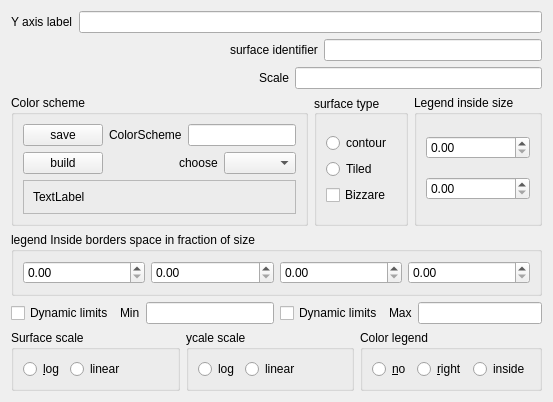
                <widget class="QWidget" name="surface">
                 <attribute name="icon">
                  <iconset resource="../Ressources.qrc">
                   <normaloff>:/Icons/Icons/pictured1.svg</normaloff>:/Icons/Icons/pictured1.svg</iconset>
                 </attribute>
                 <attribute name="title">
                  <string>Surface proprieties</string>
                 </attribute>
                 <layout class="QGridLayout" name="gridLayout_16">
                  <item row="0" column="0">
                   <layout class="QVBoxLayout" name="verticalLayout_20">
                    <item>
                     <layout class="QVBoxLayout" name="verticalLayout_19">
                      <item>
                       <layout class="QHBoxLayout" name="horizontalLayout_49">
                        <item>
                         <widget class="QLabel" name="label_9">
                          <property name="text">
                           <string>Y axis label</string>
                          </property>
                         </widget>
                        </item>
                        <item>
                         <widget class="QLineEdit" name="slabel"/>
                        </item>
                       </layout>
                      </item>
                      <item>
                       <layout class="QHBoxLayout" name="horizontalLayout_40">
                        <item>
                         <spacer name="horizontalSpacer_19">
                          <property name="orientation">
                           <enum>Qt::Horizontal</enum>
                          </property>
                          <property name="sizeHint" stdset="0">
                           <size>
                            <width>40</width>
                            <height>20</height>
                           </size>
                          </property>
                         </spacer>
                        </item>
                        <item>
                         <widget class="QLabel" name="label_36">
                          <property name="text">
                           <string>surface identifier</string>
                          </property>
                         </widget>
                        </item>
                        <item>
                         <widget class="QLineEdit" name="surfaceid"/>
                        </item>
                       </layout>
                      </item>
                      <item>
                       <layout class="QHBoxLayout" name="horizontalLayout_15">
                        <item>
                         <spacer name="horizontalSpacer_10">
                          <property name="orientation">
                           <enum>Qt::Horizontal</enum>
                          </property>
                          <property name="sizeHint" stdset="0">
                           <size>
                            <width>40</width>
                            <height>20</height>
                           </size>
                          </property>
                         </spacer>
                        </item>
                        <item>
                         <widget class="QLabel" name="label_32">
                          <property name="text">
                           <string>Scale</string>
                          </property>
                         </widget>
                        </item>
                        <item>
                         <widget class="QLineEdit" name="BananaScale"/>
                        </item>
                       </layout>
                      </item>
                     </layout>
                    </item>
                    <item>
                     <layout class="QGridLayout" name="gridLayout_13">
                      <item row="0" column="0">
                       <widget class="QGroupBox" name="Colorscheme">
                        <property name="toolTip">
                         <string>&lt;html&gt;&lt;head/&gt;&lt;body&gt;&lt;p align=&quot;justify&quot;&gt;Color scheme of the surface.&lt;/p&gt;&lt;p align=&quot;justify&quot;&gt;You can choose from several default schemes or you can build one of your ownn and then save it.&lt;/p&gt;&lt;/body&gt;&lt;/html&gt;</string>
                        </property>
                        <property name="title">
                         <string>Color scheme</string>
                        </property>
                        <layout class="QGridLayout" name="gridLayout_4">
                         <item row="0" column="0">
                          <layout class="QVBoxLayout" name="verticalLayout_2">
                           <item>
                            <layout class="QHBoxLayout" name="horizontalLayout_7">
                             <item>
                              <widget class="QPushButton" name="savescheme">
                               <property name="text">
                                <string>save</string>
                               </property>
                              </widget>
                             </item>
                             <item>
                              <widget class="QLabel" name="label_7">
                               <property name="text">
                                <string>ColorScheme</string>
                               </property>
                              </widget>
                             </item>
                             <item>
                              <widget class="QLineEdit" name="colorscheme">
                               <property name="readOnly">
                                <bool>true</bool>
                               </property>
                              </widget>
                             </item>
                            </layout>
                           </item>
                           <item>
                            <layout class="QHBoxLayout" name="horizontalLayout_11">
                             <item>
                              <widget class="QPushButton" name="setcolormanual">
                               <property name="text">
                                <string>build</string>
                               </property>
                              </widget>
                             </item>
                             <item>
                              <spacer name="horizontalSpacer_6">
                               <property name="orientation">
                                <enum>Qt::Horizontal</enum>
                               </property>
                               <property name="sizeHint" stdset="0">
                                <size>
                                 <width>40</width>
                                 <height>20</height>
                                </size>
                               </property>
                              </spacer>
                             </item>
                             <item>
                              <widget class="QLabel" name="label_8">
                               <property name="text">
                                <string>choose</string>
                               </property>
                              </widget>
                             </item>
                             <item>
                              <widget class="QComboBox" name="cpredefined">
                               <property name="iconSize">
                                <size>
                                 <width>89</width>
                                 <height>20</height>
                                </size>
                               </property>
                              </widget>
                             </item>
                            </layout>
                           </item>
                          </layout>
                         </item>
                         <item row="1" column="0">
                          <widget class="QFrame" name="colorpaletetest">
                           <property name="minimumSize">
                            <size>
                             <width>0</width>
                             <height>22</height>
                            </size>
                           </property>
                           <property name="frameShape">
                            <enum>QFrame::StyledPanel</enum>
                           </property>
                           <property name="frameShadow">
                            <enum>QFrame::Raised</enum>
                           </property>
                           <layout class="QGridLayout" name="gridLayout_18">
                            <item row="0" column="0">
                             <widget class="QLabel" name="lcolorpaletetest">
                              <property name="text">
                               <string>TextLabel</string>
                              </property>
                              <property name="scaledContents">
                               <bool>true</bool>
                              </property>
                             </widget>
                            </item>
                           </layout>
                          </widget>
                         </item>
                        </layout>
                       </widget>
                      </item>
                      <item row="0" column="1">
                       <widget class="QGroupBox" name="groupBox_5">
                        <property name="toolTip">
                         <string>&lt;html&gt;&lt;head/&gt;&lt;body&gt;&lt;p align=&quot;justify&quot;&gt;The default value for this is &lt;span style=&quot; font-weight:600;&quot;&gt;Tiled&lt;/span&gt;. That means the surface values are made by coloring a rectangle centered at the data node. To avoid situations when there is no data, and de default operation, would color a very wide rectangle, giving the idea of an uniform large period (&lt;span style=&quot; font-weight:600; font-style:italic;&quot;&gt;instead of missing data&lt;/span&gt;) no rectangle will be wider than 2 times the average period between two consecutive time measurements. The &lt;span style=&quot; font-weight:600; font-style:italic;&quot;&gt;smooth&lt;/span&gt; option is also a tiled one but the color are interpolated in a sub grid that puts ten additional nodes, in vertical and horizontal. The &lt;span style=&quot; font-weight:600;&quot;&gt;contour&lt;/span&gt; option, well it even smoother and gives drawings very nice to look at. It's surely the chosen option for a lot of publications, but well! We'll refrain to comment the inclusion of fine structure when in fact it has not been observed. &lt;/p&gt;&lt;/body&gt;&lt;/html&gt;</string>
                        </property>
                        <property name="title">
                         <string>surface type</string>
                        </property>
                        <property name="alignment">
                         <set>Qt::AlignLeading|Qt::AlignLeft|Qt::AlignVCenter</set>
                        </property>
                        <layout class="QGridLayout" name="gridLayout_15">
                         <item row="0" column="0">
                          <layout class="QVBoxLayout" name="verticalLayout_22">
                           <item>
                            <layout class="QVBoxLayout" name="verticalLayout">
                             <item>
                              <widget class="QRadioButton" name="contour">
                               <property name="text">
                                <string>contour</string>
                               </property>
                              </widget>
                             </item>
                             <item>
                              <widget class="QRadioButton" name="tiled">
                               <property name="text">
                                <string>Tiled</string>
                               </property>
                              </widget>
                             </item>
                            </layout>
                           </item>
                           <item>
                            <widget class="QCheckBox" name="Bizarre">
                             <property name="text">
                              <string>Bizzare</string>
                             </property>
                            </widget>
                           </item>
                          </layout>
                         </item>
                        </layout>
                       </widget>
                      </item>
                      <item row="0" column="2">
                       <widget class="QGroupBox" name="groupBox_11">
                        <property name="title">
                         <string>Legend inside size</string>
                        </property>
                        <layout class="QGridLayout" name="gridLayout_14">
                         <item row="0" column="0">
                          <widget class="QDoubleSpinBox" name="leginsidexsize">
                           <property name="toolTip">
                            <string>&lt;html&gt;&lt;head/&gt;&lt;body&gt;&lt;p align=&quot;justify&quot;&gt;As the inside legends are always in the right corner of the plot this value gives the fraction (0 up to 1.) of the horizontal space ocuppied by the color legend. &lt;/p&gt;&lt;/body&gt;&lt;/html&gt;</string>
                           </property>
                           <property name="maximum">
                            <double>1.000000000000000</double>
                           </property>
                           <property name="singleStep">
                            <double>0.100000000000000</double>
                           </property>
                          </widget>
                         </item>
                         <item row="1" column="0">
                          <widget class="QDoubleSpinBox" name="leginsideysize">
                           <property name="toolTip">
                            <string>&lt;html&gt;&lt;head/&gt;&lt;body&gt;&lt;p align=&quot;justify&quot;&gt;As the inside legends are always in the right corner of the plot this value gives the fraction (0 up to 1.) of the vertical space ocuppied by the color legend. &lt;/p&gt;&lt;/body&gt;&lt;/html&gt;</string>
                           </property>
                           <property name="maximum">
                            <double>1.000000000000000</double>
                           </property>
                           <property name="singleStep">
                            <double>0.100000000000000</double>
                           </property>
                          </widget>
                         </item>
                        </layout>
                       </widget>
                      </item>
                     </layout>
                    </item>
                    <item>
                     <widget class="QGroupBox" name="groupBox_10">
                      <property name="toolTip">
                       <string>&lt;html&gt;&lt;head/&gt;&lt;body&gt;&lt;p align=&quot;justify&quot;&gt;These values (left, right, down and up) are the borders sizes in fractions of the area reserved  for the color legend inside size.  &lt;/p&gt;&lt;/body&gt;&lt;/html&gt;</string>
                      </property>
                      <property name="title">
                       <string>legend Inside borders space in fraction of size      </string>
                      </property>
                      <layout class="QGridLayout" name="gridLayout_6">
                       <item row="0" column="0">
                        <layout class="QHBoxLayout" name="horizontalLayout_12">
                         <item>
                          <widget class="QDoubleSpinBox" name="cinsidexi">
                           <property name="maximum">
                            <double>1.000000000000000</double>
                           </property>
                           <property name="singleStep">
                            <double>0.100000000000000</double>
                           </property>
                          </widget>
                         </item>
                         <item>
                          <widget class="QDoubleSpinBox" name="cinsidexl">
                           <property name="maximum">
                            <double>1.000000000000000</double>
                           </property>
                           <property name="singleStep">
                            <double>0.100000000000000</double>
                           </property>
                          </widget>
                         </item>
                         <item>
                          <widget class="QDoubleSpinBox" name="cinsideyi">
                           <property name="maximum">
                            <double>1.000000000000000</double>
                           </property>
                           <property name="singleStep">
                            <double>0.100000000000000</double>
                           </property>
                          </widget>
                         </item>
                         <item>
                          <widget class="QDoubleSpinBox" name="cinsideyl">
                           <property name="maximum">
                            <double>1.000000000000000</double>
                           </property>
                           <property name="singleStep">
                            <double>0.100000000000000</double>
                           </property>
                          </widget>
                         </item>
                        </layout>
                       </item>
                      </layout>
                     </widget>
                    </item>
                    <item>
                     <layout class="QHBoxLayout" name="horizontalLayout_10">
                      <item>
                       <layout class="QHBoxLayout" name="horizontalLayout_9">
                        <item>
                         <widget class="QCheckBox" name="cminfreelimits">
                          <property name="toolTip">
                           <string>&lt;html&gt;&lt;head/&gt;&lt;body&gt;&lt;p align=&quot;justify&quot;&gt;if checked the Min and Max values for the color scale will be set equal to the minimum and maximum value of the data matrix.&lt;/p&gt;&lt;/body&gt;&lt;/html&gt;</string>
                          </property>
                          <property name="text">
                           <string>Dynamic limits</string>
                          </property>
                         </widget>
                        </item>
                        <item>
                         <widget class="QLabel" name="label_5">
                          <property name="text">
                           <string>Min</string>
                          </property>
                         </widget>
                        </item>
                        <item>
                         <widget class="QLineEdit" name="cmin">
                          <property name="toolTip">
                           <string>&lt;html&gt;&lt;head/&gt;&lt;body&gt;&lt;p&gt;Mininum value for the color scale. &lt;/p&gt;&lt;p&gt;IT will remain the same if the Dynamic limits option is not ticked.&lt;/p&gt;&lt;/body&gt;&lt;/html&gt;</string>
                          </property>
                         </widget>
                        </item>
                       </layout>
                      </item>
                      <item>
                       <layout class="QHBoxLayout" name="horizontalLayout_8">
                        <item>
                         <widget class="QCheckBox" name="cmaxfreelimits">
                          <property name="toolTip">
                           <string>&lt;html&gt;&lt;head/&gt;&lt;body&gt;&lt;p align=&quot;justify&quot;&gt;if checked the Min and Max values for the color scale will be set equal to the minimum and maximum value of the data matrix.&lt;/p&gt;&lt;/body&gt;&lt;/html&gt;</string>
                          </property>
                          <property name="text">
                           <string>Dynamic limits</string>
                          </property>
                         </widget>
                        </item>
                        <item>
                         <widget class="QLabel" name="label_6">
                          <property name="text">
                           <string>Max</string>
                          </property>
                         </widget>
                        </item>
                        <item>
                         <widget class="QLineEdit" name="cmax">
                          <property name="toolTip">
                           <string>&lt;html&gt;&lt;head/&gt;&lt;body&gt;&lt;p&gt;Maximum value for the color scale. &lt;/p&gt;&lt;p&gt;It will remain the same if the Dynamic limits option is not ticked.&lt;/p&gt;&lt;/body&gt;&lt;/html&gt;</string>
                          </property>
                         </widget>
                        </item>
                       </layout>
                      </item>
                     </layout>
                    </item>
                    <item>
                     <layout class="QHBoxLayout" name="horizontalLayout_13">
                      <item>
                       <widget class="QGroupBox" name="groupBox_6">
                        <property name="toolTip">
                         <string>&lt;html&gt;&lt;head/&gt;&lt;body&gt;&lt;p&gt;Decide if the color scale is linear or log10. &lt;/p&gt;&lt;/body&gt;&lt;/html&gt;</string>
                        </property>
                        <property name="title">
                         <string>Surface scale</string>
                        </property>
                        <layout class="QFormLayout" name="formLayout_6">
                         <item row="0" column="0">
                          <widget class="QRadioButton" name="slog">
                           <property name="text">
                            <string>&amp;log</string>
                           </property>
                          </widget>
                         </item>
                         <item row="0" column="1">
                          <widget class="QRadioButton" name="slinear">
                           <property name="text">
                            <string>linear</string>
                           </property>
                          </widget>
                         </item>
                        </layout>
                       </widget>
                      </item>
                      <item>
                       <widget class="QGroupBox" name="groupBox_7">
                        <property name="toolTip">
                         <string>&lt;html&gt;&lt;head/&gt;&lt;body&gt;&lt;p&gt;Decide if the y scale is linear or log10. &lt;/p&gt;&lt;/body&gt;&lt;/html&gt;</string>
                        </property>
                        <property name="title">
                         <string>ycale scale</string>
                        </property>
                        <layout class="QFormLayout" name="formLayout_7">
                         <item row="0" column="0">
                          <widget class="QRadioButton" name="sylog">
                           <property name="text">
                            <string>log</string>
                           </property>
                          </widget>
                         </item>
                         <item row="0" column="1">
                          <widget class="QRadioButton" name="sylinear">
                           <property name="text">
                            <string>linear</string>
                           </property>
                          </widget>
                         </item>
                        </layout>
                       </widget>
                      </item>
                      <item>
                       <widget class="QGroupBox" name="groupBox_8">
                        <property name="toolTip">
                         <string>&lt;html&gt;&lt;head/&gt;&lt;body&gt;&lt;p align=&quot;justify&quot;&gt;Decide if you want to display a color legend.&lt;/p&gt;&lt;p align=&quot;justify&quot;&gt;If an inside color legend you can define its numerical values in this screen.&lt;/p&gt;&lt;p align=&quot;justify&quot;&gt;if a legend in the right of the plot you can set the space reserved for it at the advanced options in the global options tab. &lt;/p&gt;&lt;/body&gt;&lt;/html&gt;</string>
                        </property>
                        <property name="title">
                         <string>Color legend</string>
                        </property>
                        <layout class="QGridLayout" name="gridLayout">
                         <item row="0" column="0">
                          <widget class="QRadioButton" name="cleg0">
                           <property name="text">
                            <string>&amp;no</string>
                           </property>
                          </widget>
                         </item>
                         <item row="0" column="1">
                          <widget class="QRadioButton" name="cleg1">
                           <property name="text">
                            <string>&amp;right</string>
                           </property>
                          </widget>
                         </item>
                         <item row="0" column="2">
                          <widget class="QRadioButton" name="cleg2">
                           <property name="text">
                            <string>inside</string>
                           </property>
                          </widget>
                         </item>
                        </layout>
                       </widget>
                      </item>
                     </layout>
                    </item>
                   </layout>
                  </item>
                 </layout>
                </widget>
